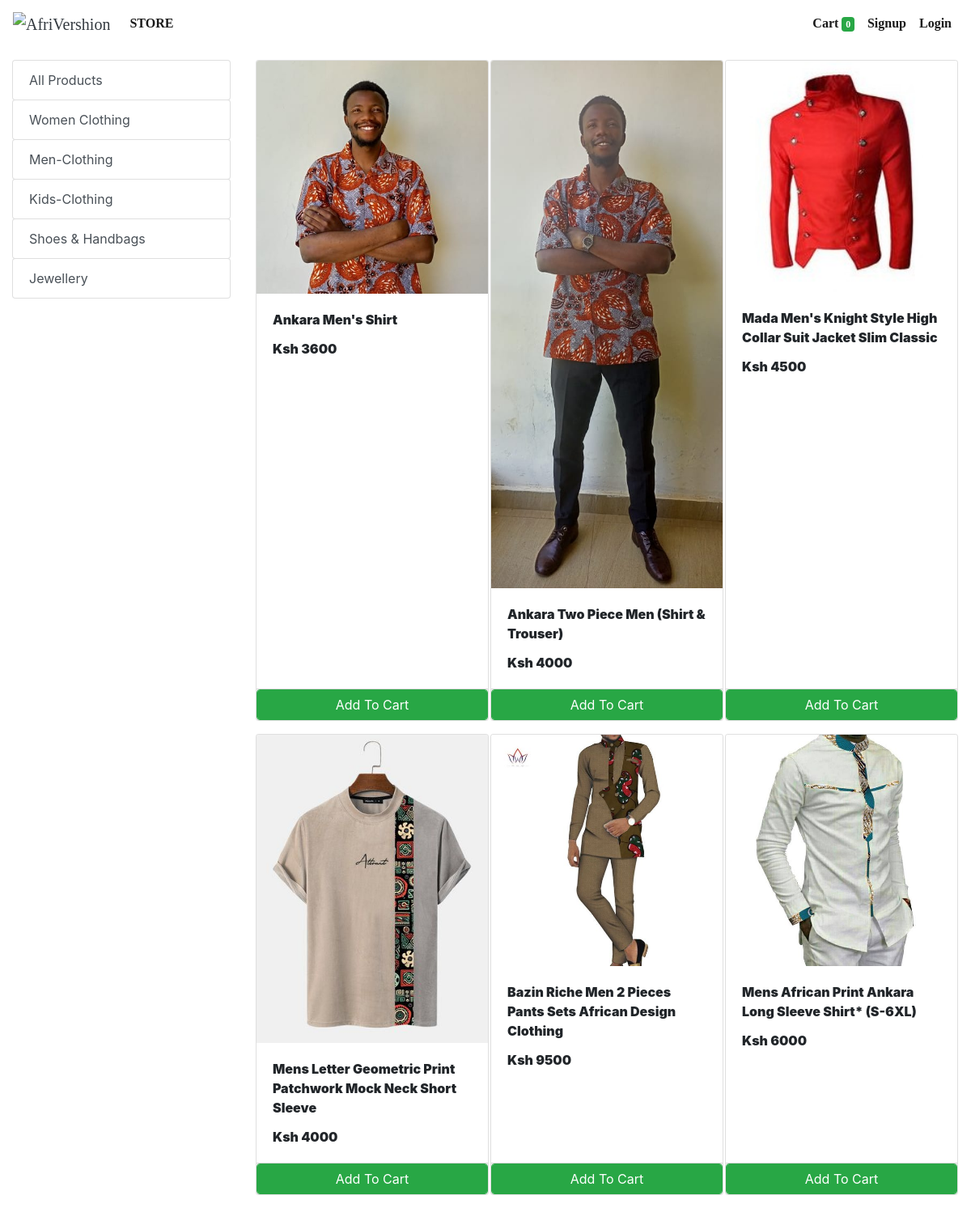
Screenshot of /store?category=23 with the database file from the repository.
### store/models/category.py (models this page shows, shortened)
class Category(models.Model):
    name= models.CharField(max_length=50)
    @staticmethod
    def get_all_categories():
        return Category.objects.all()

### store/models/product.py (models this page shows, shortened)
class Products(models.Model):
    name = models.CharField(max_length=60)
    price= models.IntegerField(default=0)
    category= models.ForeignKey(Category,on_delete=models.CASCADE,default=1 )
    description= models.CharField(max_length=250, default='', blank=False, null= True)
    image= models.ImageField(upload_to='uploads/products/')
    @staticmethod
    def get_all_products_by_categoryid(category_id):
        if category_id:
            return Products.objects.filter (category=category_id)
        else:
            return Products.get_all_products();

### store/views/home.py (the view)
# urls.py: path('' , include('store.urls'))
def store(request):
    cart = request.session.get('cart')
    if not cart:
        request.session['cart'] = {}
    products = None
    categories = Category.get_all_categories()
    categoryID = request.GET.get('category')
    if categoryID:
        products = Products.get_all_products_by_categoryid(categoryID)
    else:
        products = Products.get_all_products();
    data = {}
    data['products'] = products
    data['categories'] = categories
    print('you are : ', request.session.get('email'))
    return render(request, 'index.html', data)

### store/templatetags/cart.py (called while the page is built)
@register.filter (name='is_in_cart')
def is_in_cart(product, cart):
    keys = cart.keys ()
    for id in keys:
        if int (id) == product.id:
            return True
    return False;

### store/templatetags/custom_filter.py (called while the page is built)
@register.filter(name='currency')
def currency(number):
    return "Ksh "+str(number)

### store/templates/index.html (shortened to what this page needs)
{% extends 'base.html' %}
{% block content %}
{% load cart %}
{% load custom_filter %}
<div class="container-fluid mt-3">
	<div class="row">
		<div class="col-lg-3 mx-auto">
			<div class="list-group">
				<a href="/" class="list-group-item list-group-item-action btn btn-outline-success">All Products</a>
				{% for category in categories %}
				<a href="/?category={{category.id}}"
					class="list-group-item list-group-item-action btn btn-outline-success ">{{category.name}}</a>
				{% endfor %}
			</div>
		</div>
		<div id='products' class="col-lg-9 mx-auto">
			<div class="row mx-auto">
				{% for product in products %}
				<div class="card mx-auto mb-3" id={{product.id}} style="width: 18rem;">
					<img class="card-img-top" src="{{product.image.url}}" alt="Card image cap">
					<div class="card-body">
						<p class="card-title">{{product.name}}</p>
						<p class="card-text"><b>{{product.price|currency}}</b></p>
					</div>
					<div class="card-footer p-0 no-gutters">
						{% if product|is_in_cart:request.session.cart %}
						<div class="row no-gutters">
							<form action="/#{{product.id}}" class="col-2 " method="post">
								{% csrf_token %}
								<input hidden type="text" name='product' value='{{product.id}}'>
								<input hidden type="text" name='remove' value='True'>
								<input type="submit" value=" - " class="btn btn-block btn-success border-right">
							</form>
							<div class="text-center col btn btn-success">{{product|cart_quantity:request.session.cart}} in Cart</div>
							<form action="/#{{product.id}}" class="col-2 " method="post">
								{% csrf_token %}
								<input hidden type="text" name='product' value='{{product.id}}'>
								<input type="submit" value=" + " class="btn btn-block btn-success border-left">
							</form>
						</div>
						{% else %}
						<form action="/#{{product.id}}" method="POST" class="btn-block">
							<input type="submit" class="float-right btn btn-success form-control"
								value="Add To Cart">
						</form>
						{% endif %}
					</div>
				</div>
				{% endfor %}
			</div>
		</div>
	</div>
</div>
{% endblock %}

### rows the page displays
Category: name "Women Clothing"
Category: name "Men-Clothing"
Category: name "Kids-Clothing"
Category: name "Shoes & Handbags"
Category: name "Jewellery"
Products: image (picture), name "Ankara Men's Shirt", price "Ksh 3600"
Products: image (picture), name "Ankara Two Piece Men (Shirt & Trouser)", price "Ksh 4000"
Products: image (picture), name "Mada Men's Knight Style High Collar Suit Jacket Slim Classic", price "Ksh 4500"
Products: image (picture), name "Mens Letter Geometric Print Patchwork Mock Neck Short Sleeve", price "Ksh 4000"
Products: image (picture), name "Bazin Riche Men 2 Pieces Pants Sets African Design Clothing", price "Ksh 9500"
Products: image (picture), name "Mens African Print Ankara Long Sleeve Shirt* (S-6XL)", price "Ksh 6000"

### other values shown
{{ request.session.cart.keys|length }} "0"
